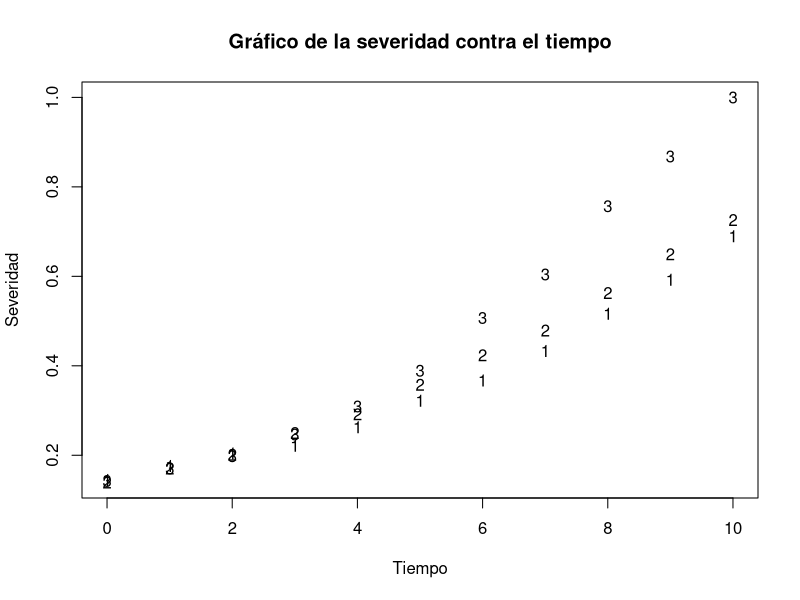
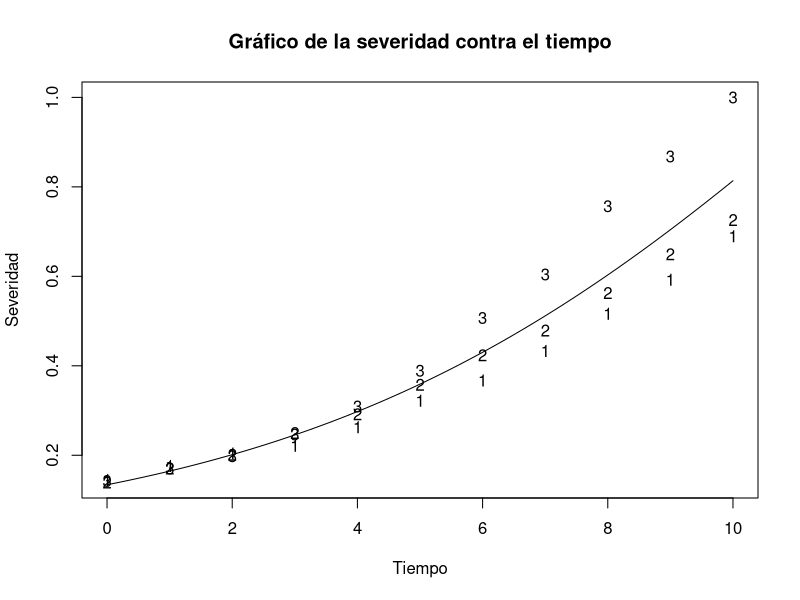
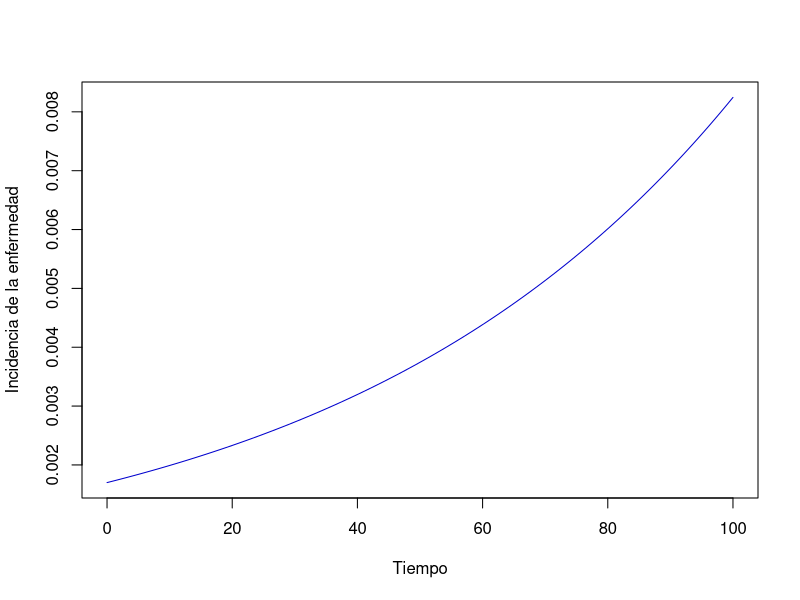
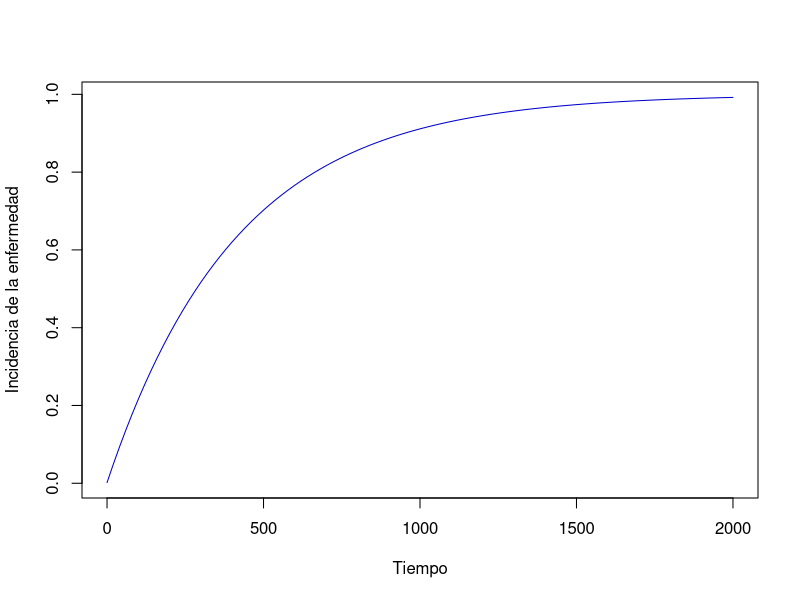
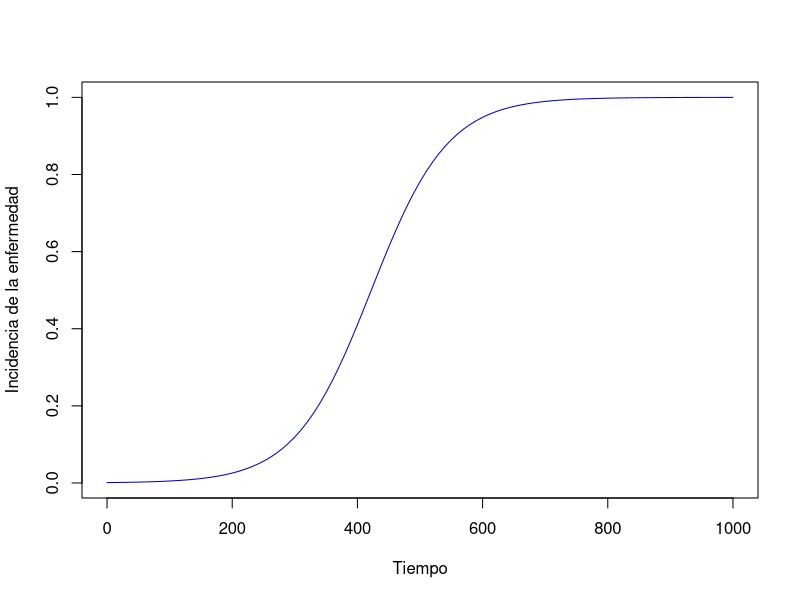
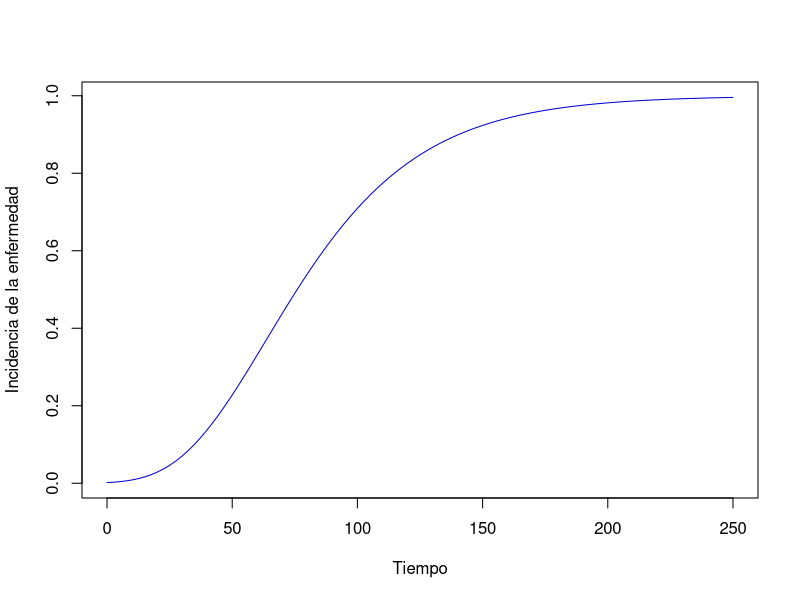
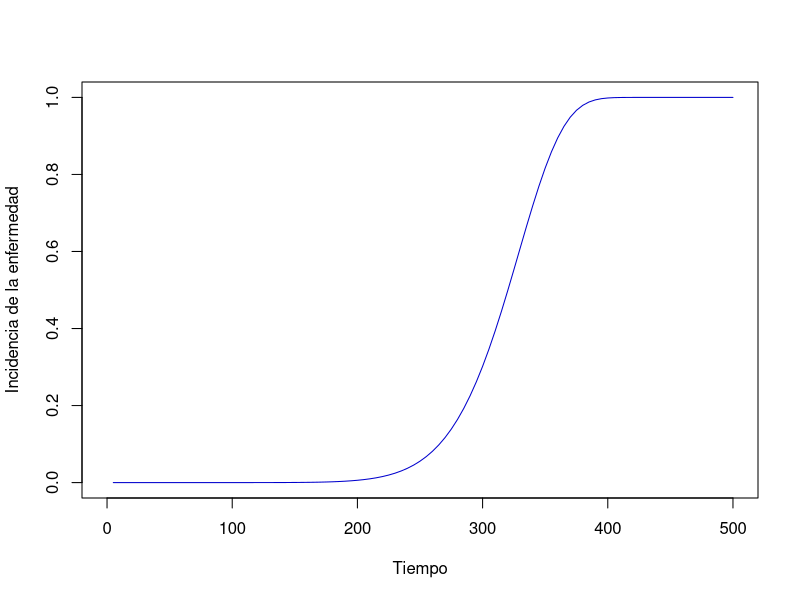

Write R code to recreate these figures, in order.
# Epidemiología vegetal
# Ejercicio 5
# Dr. Ezequiel López
# Dr. Byron González
# http://cete.fausac.gt
# Este material es una traducción libre con base en el texto  
# Ecology and Epidemiology in R: Disease Progress Over Time
# https://www.apsnet.org/edcenter/disimpactmngmnt/topc/EcologyAndEpidemiologyInR/DiseaseProgress/Pages/default.aspx


# Ejemplos de modelos probabilísticos para ajustes de curvas de progreso de la enfermedad

# Crecimiento logístico de las enfermedades de las plantas

## Ingrese el conjunto de datos que incluye las variables tiempo,
#  ID (identificación de la planta), y severidad

time <- c(seq(0,10),seq(0,10),seq(0,10))
plant <- c(rep(1,11),rep(2,11),rep(3,11))

## La severidad representa el número de
## lesiones en la superficie de la hoja, estandarizada
## como una proporción de la máxima cantidad de lesiones

severity <- c(
  42,51,59,64,76,93,106,125,149,171,199,
  40,49,58,72,84,103,122,138,162,187,209,
  41,49,57,71,89,112,146,174,218,250,288)/288

data1 <- data.frame(
  cbind(
    time,
    plant,
    severity
  )
)

## Gráfico de la severidad contra el tiempo 
## para ver la relación entre
## las dos variables para cada planta

plot(
  data1$time,
  data1$severity,
  xlab="Tiempo",
  ylab="Severidad",
  type="n"
)
text(
  data1$time,
  data1$severity,
  data1$plant
)
title(main="Gráfico de la severidad contra el tiempo")

#Valor inicial de los parámetros

getInitial(
  severity ~ SSlogis(time, alpha, xmid, scale),
  data = data1
)

## Usando el valor inicial de los parâmetros obtenidos arriba,
## ajuste a los datos una curva logística.

para0.st <- c(
  alpha=2.212,
  beta=12.507/4.572, # beta en nuestro modelo es xmid/scale
  gama=1/4.572 # gamma (o r) es 1/scale
)

fit0 <- nls(
  severity~alpha/(1+exp(beta-gama*time)),
  data1,
  start=para0.st,
  trace=T
)

## Grafique para ver cómo el modelo se ajusta a los datos; 
## grafique la curva logística en un diagrama de dispersió (scatter plot).

plot(
  data1$time,
  data1$severity,
  type="n", 
  xlab="Tiempo",
  ylab="Severidad"
)
text(
  data1$time,
  data1$severity,
  data1$plant
)
title(main="Gráfico de la severidad contra el tiempo")

curve(
  2.21/(1+exp(2.74-0.22*x)),
  from=time[1],
  to=time[11],
  add=TRUE
)

#################################################################################

## Ejemplo de modelo exponencial 

plotexp <- function(y0,r,maxt){
  curve(
    y0*exp(r*x),
    from=0,
    to=maxt,
    xlab='Tiempo',
    ylab='Incidencia de la enfermedad',
    col='mediumblue')
}
plotexp(0.0017, 0.01579, 100)

#################################################################################

## Ejemplo de modelo monomolecular

plotmono <- function(y0,r,maxt){
  curve(
    1-(1-y0)*exp(-r*x),
    from=0,
    to=maxt,
    xlab='Tiempo',
    ylab='Incidencia de la enfermedad',
    col='mediumblue')
}
plotmono(0.0017, 0.00242, 2000)

#################################################################################

## Ejemplo de modelo logístico

plotlog <- function(y0,r,maxt){
  curve(
    1/(1+(1-y0)/y0*exp(-r*x)),
    from=0,
    to=maxt,
    xlab='Tiempo',
    ylab='Incidencia de la enfermedad',
    col='mediumblue'
  )
}
plotlog(0.001, 0.01636, 1000)

#################################################################################

## Ejemplo de modelo Gompertz 

plotgomp <- function(y0,r,maxt){
  curve(
    exp(log(y0)*exp(-r*x)),
    from=0, to=maxt, xlab='Tiempo',
    ylab='Incidencia de la enfermedad',
    col='mediumblue'
  )
}
plotgomp(0.0017,0.02922, 250)

#################################################################################

## Ejemplo de modelo Weibull 

plotweib <- function(a,b,c,maxt){
  curve(
    1-exp(-((x-a)/b)^c),
    from=0,
    to=maxt,
    xlab='Tiempo',
    ylab='Incidencia de la enfermedad',
    col='mediumblue'
  )
}
plotweib(1, 331.10, 10.04, 500)

##################################################################################